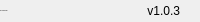
              <widget class="QFrame" name="bottomBar">
               <property name="minimumSize">
                <size>
                 <width>0</width>
                 <height>22</height>
                </size>
               </property>
               <property name="maximumSize">
                <size>
                 <width>16777215</width>
                 <height>22</height>
                </size>
               </property>
               <property name="frameShape">
                <enum>QFrame::NoFrame</enum>
               </property>
               <property name="frameShadow">
                <enum>QFrame::Raised</enum>
               </property>
               <layout class="QHBoxLayout" name="horizontalLayout_5">
                <property name="spacing">
                 <number>0</number>
                </property>
                <property name="leftMargin">
                 <number>0</number>
                </property>
                <property name="topMargin">
                 <number>0</number>
                </property>
                <property name="rightMargin">
                 <number>0</number>
                </property>
                <property name="bottomMargin">
                 <number>0</number>
                </property>
                <item>
                 <widget class="QLabel" name="creditsLabel">
                  <property name="maximumSize">
                   <size>
                    <width>16777215</width>
                    <height>16</height>
                   </size>
                  </property>
                  <property name="font">
                   <font>
                    <pointsize>-1</pointsize>
                   </font>
                  </property>
                  <property name="text">
                   <string>By: Fokina Maria</string>
                  </property>
                  <property name="alignment">
                   <set>Qt::AlignLeading|Qt::AlignLeft|Qt::AlignVCenter</set>
                  </property>
                 </widget>
                </item>
                <item>
                 <widget class="QLabel" name="version">
                  <property name="text">
                   <string>v1.0.3</string>
                  </property>
                  <property name="alignment">
                   <set>Qt::AlignRight|Qt::AlignTrailing|Qt::AlignVCenter</set>
                  </property>
                 </widget>
                </item>
                <item>
                 <widget class="QFrame" name="frame_size_grip">
                  <property name="minimumSize">
                   <size>
                    <width>20</width>
                    <height>0</height>
                   </size>
                  </property>
                  <property name="maximumSize">
                   <size>
                    <width>20</width>
                    <height>16777215</height>
                   </size>
                  </property>
                  <property name="frameShape">
                   <enum>QFrame::NoFrame</enum>
                  </property>
                  <property name="frameShadow">
                   <enum>QFrame::Raised</enum>
                  </property>
                 </widget>
                </item>
               </layout>
              </widget>
